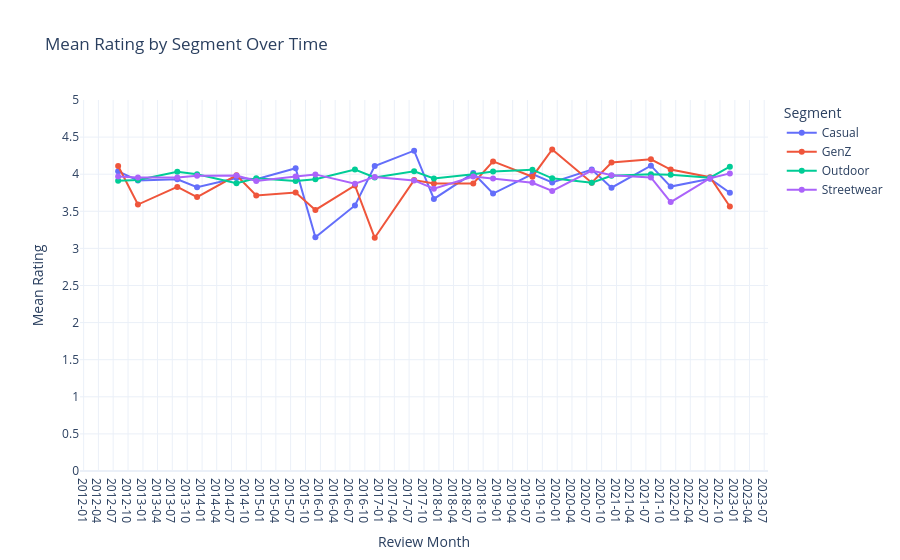

The notebook cell this image was saved under:
### Code cell
reviews['review_date'] = pd.to_datetime(reviews['review_date'])
reviews_aug_dec = reviews[reviews['review_date'].dt.month.isin([8, 12])].copy()
reviews_aug_dec['year'] = reviews_aug_dec['review_date'].dt.year
reviews_aug_dec['month'] = reviews_aug_dec['review_date'].dt.month.map({8: 'August', 12: 'December'})
reviews_aug_dec = reviews_aug_dec.sort_values(['year', 'review_date'])
reviews_aug_dec['review_month'] = reviews_aug_dec['review_date'].dt.to_period('M').dt.to_timestamp()
reviews_aug_dec = reviews_aug_dec.merge(products[['product_id', 'segment', 'category']], on='product_id', how='left')
rating_by_month = reviews_aug_dec.groupby(['review_month', 'category'])['rating'].mean().reset_index()

fig = px.line(
    rating_by_month,
    x='review_month',
    y='rating',
    color='category',
    markers=True,
    labels={'review_month': 'Review Month', 'rating': 'Mean Rating', 'category': 'Category'},
    title='Mean Rating by Segment Over Time'
)
fig.update_xaxes(tickformat='%Y-%m', dtick='M3')
fig.update_yaxes(range=[0, 5], dtick=0.5)
fig.update_layout(template='plotly_white', legend_title_text='Segment')
fig.show()

### Figure 1 — Plotly figure (JSON) as saved in the notebook; plotly's stock layout.template omitted (floating-point values rounded to 4 significant figures)
{"data": [{"hovertemplate": "Category=Casual<br>Review Month=%{x}<br>Mean Rating=%{y}<extra></extra>", "legendgroup": "Casual", "line": {"color": "#636efa", "dash": "solid"}, "marker": {"symbol": "circle"}, "mode": "lines+markers", "name": "Casual", "orientation": "v", "showlegend": true, "type": "scatter", "x": ["2012-08-01T00:00:00.000000", "2012-12-01T00:00:00.000000", "2013-08-01T00:00:00.000000", "2013-12-01T00:00:00.000000", "2014-08-01T00:00:00.000000", "2014-12-01T00:00:00.000000", "2015-08-01T00:00:00.000000", "2015-12-01T00:00:00.000000", "2016-08-01T00:00:00.000000", "2016-12-01T00:00:00.000000", "2017-08-01T00:00:00.000000", "2017-12-01T00:00:00.000000", "2018-08-01T00:00:00.000000", "2018-12-01T00:00:00.000000", "2019-08-01T00:00:00.000000", "2019-12-01T00:00:00.000000", "2020-08-01T00:00:00.000000", "2020-12-01T00:00:00.000000", "2021-08-01T00:00:00.000000", "2021-12-01T00:00:00.000000", "2022-08-01T00:00:00.000000", "2022-12-01T00:00:00.000000"], "xaxis": "x", "y": [4.038, 3.917, 3.931, 3.824, 3.947, 3.933, 4.08, 3.15, 3.579, 4.111, 4.317, 3.667, 4.014, 3.739, 4.0, 3.889, 4.062, 3.818, 4.115, 3.833, 3.938, 3.75], "yaxis": "y"}, {"hovertemplate": "Category=GenZ<br>Review Month=%{x}<br>Mean Rating=%{y}<extra></extra>", "legendgroup": "GenZ", "line": {"color": "#EF553B", "dash": "solid"}, "marker": {"symbol": "circle"}, "mode": "lines+markers", "name": "GenZ", "orientation": "v", "showlegend": true, "type": "scatter", "x": ["2012-08-01T00:00:00.000000", "2012-12-01T00:00:00.000000", "2013-08-01T00:00:00.000000", "2013-12-01T00:00:00.000000", "2014-08-01T00:00:00.000000", "2014-12-01T00:00:00.000000", "2015-08-01T00:00:00.000000", "2015-12-01T00:00:00.000000", "2016-08-01T00:00:00.000000", "2016-12-01T00:00:00.000000", "2017-08-01T00:00:00.000000", "2017-12-01T00:00:00.000000", "2018-08-01T00:00:00.000000", "2018-12-01T00:00:00.000000", "2019-08-01T00:00:00.000000", "2019-12-01T00:00:00.000000", "2020-08-01T00:00:00.000000", "2020-12-01T00:00:00.000000", "2021-08-01T00:00:00.000000", "2021-12-01T00:00:00.000000", "2022-08-01T00:00:00.000000", "2022-12-01T00:00:00.000000"], "xaxis": "x", "y": [4.109, 3.591, 3.828, 3.692, 3.985, 3.714, 3.753, 3.519, 3.849, 3.143, 3.921, 3.875, 3.875, 4.172, 3.967, 4.333, 3.886, 4.158, 4.2, 4.062, 3.96, 3.565], "yaxis": "y"}, {"hovertemplate": "Category=Outdoor<br>Review Month=%{x}<br>Mean Rating=%{y}<extra></extra>", "legendgroup": "Outdoor", "line": {"color": "#00cc96", "dash": "solid"}, "marker": {"symbol": "circle"}, "mode": "lines+markers", "name": "Outdoor", "orientation": "v", "showlegend": true, "type": "scatter", "x": ["2012-08-01T00:00:00.000000", "2012-12-01T00:00:00.000000", "2013-08-01T00:00:00.000000", "2013-12-01T00:00:00.000000", "2014-08-01T00:00:00.000000", "2014-12-01T00:00:00.000000", "2015-08-01T00:00:00.000000", "2015-12-01T00:00:00.000000", "2016-08-01T00:00:00.000000", "2016-12-01T00:00:00.000000", "2017-08-01T00:00:00.000000", "2017-12-01T00:00:00.000000", "2018-08-01T00:00:00.000000", "2018-12-01T00:00:00.000000", "2019-08-01T00:00:00.000000", "2019-12-01T00:00:00.000000", "2020-08-01T00:00:00.000000", "2020-12-01T00:00:00.000000", "2021-08-01T00:00:00.000000", "2021-12-01T00:00:00.000000", "2022-08-01T00:00:00.000000", "2022-12-01T00:00:00.000000"], "xaxis": "x", "y": [3.91, 3.921, 4.031, 4.0, 3.878, 3.945, 3.909, 3.931, 4.063, 3.957, 4.039, 3.941, 4.0, 4.036, 4.061, 3.944, 3.886, 3.978, 4.0, 3.993, 3.953, 4.101], "yaxis": "y"}, {"hovertemplate": "Category=Streetwear<br>Review Month=%{x}<br>Mean Rating=%{y}<extra></extra>", "legendgroup": "Streetwear", "line": {"color": "#ab63fa", "dash": "solid"}, "marker": {"symbol": "circle"}, "mode": "lines+markers", "name": "Streetwear", "orientation": "v", "showlegend": true, "type": "scatter", "x": ["2012-08-01T00:00:00.000000", "2012-12-01T00:00:00.000000", "2013-08-01T00:00:00.000000", "2013-12-01T00:00:00.000000", "2014-08-01T00:00:00.000000", "2014-12-01T00:00:00.000000", "2015-08-01T00:00:00.000000", "2015-12-01T00:00:00.000000", "2016-08-01T00:00:00.000000", "2016-12-01T00:00:00.000000", "2017-08-01T00:00:00.000000", "2017-12-01T00:00:00.000000", "2018-08-01T00:00:00.000000", "2018-12-01T00:00:00.000000", "2019-08-01T00:00:00.000000", "2019-12-01T00:00:00.000000", "2020-08-01T00:00:00.000000", "2020-12-01T00:00:00.000000", "2021-08-01T00:00:00.000000", "2021-12-01T00:00:00.000000", "2022-08-01T00:00:00.000000", "2022-12-01T00:00:00.000000"], "xaxis": "x", "y": [3.967, 3.954, 3.954, 3.98, 3.983, 3.908, 3.969, 3.997, 3.872, 3.963, 3.916, 3.806, 3.969, 3.94, 3.885, 3.774, 4.048, 3.985, 3.957, 3.624, 3.946, 4.011], "yaxis": "y"}], "layout": {"legend": {"title": {"text": "Segment"}, "tracegroupgap": 0}, "title": {"text": "Mean Rating by Segment Over Time"}, "xaxis": {"anchor": "y", "domain": [0, 1], "dtick": "M3", "tickformat": "%Y-%m", "title": {"text": "Review Month"}}, "yaxis": {"anchor": "x", "domain": [0, 1], "dtick": 0.5, "range": [0, 5], "title": {"text": "Mean Rating"}}}}
